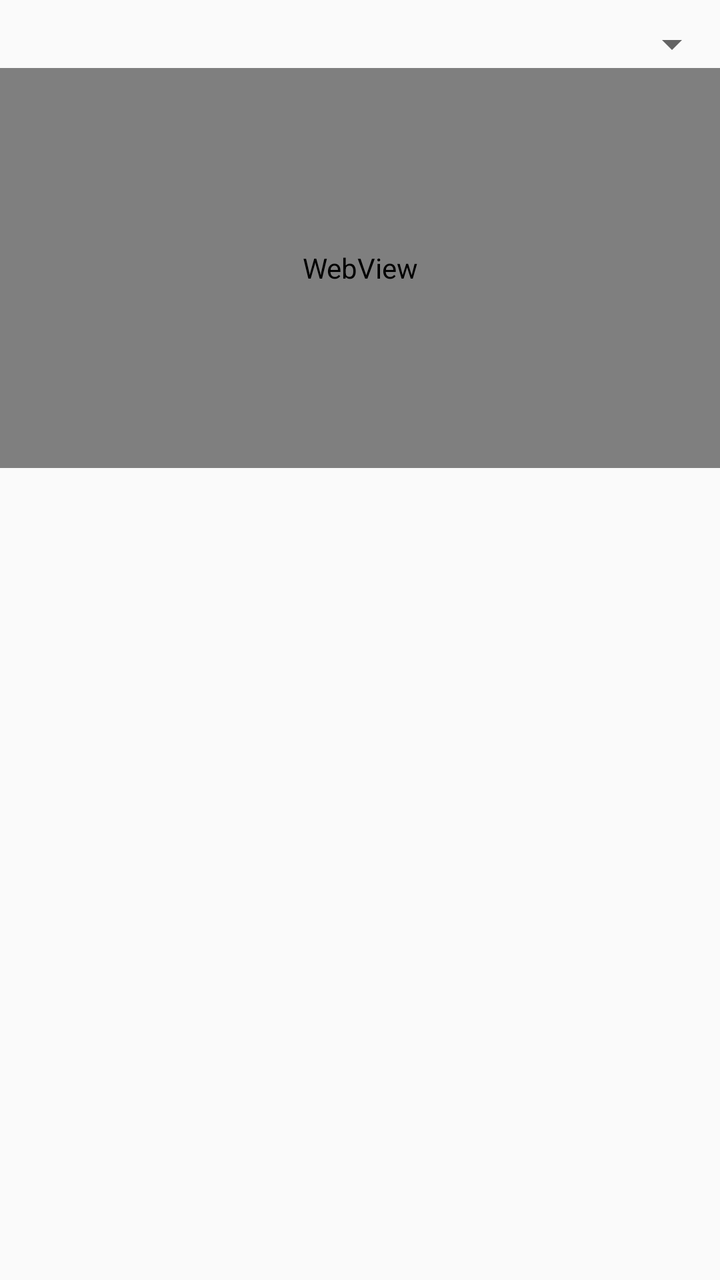
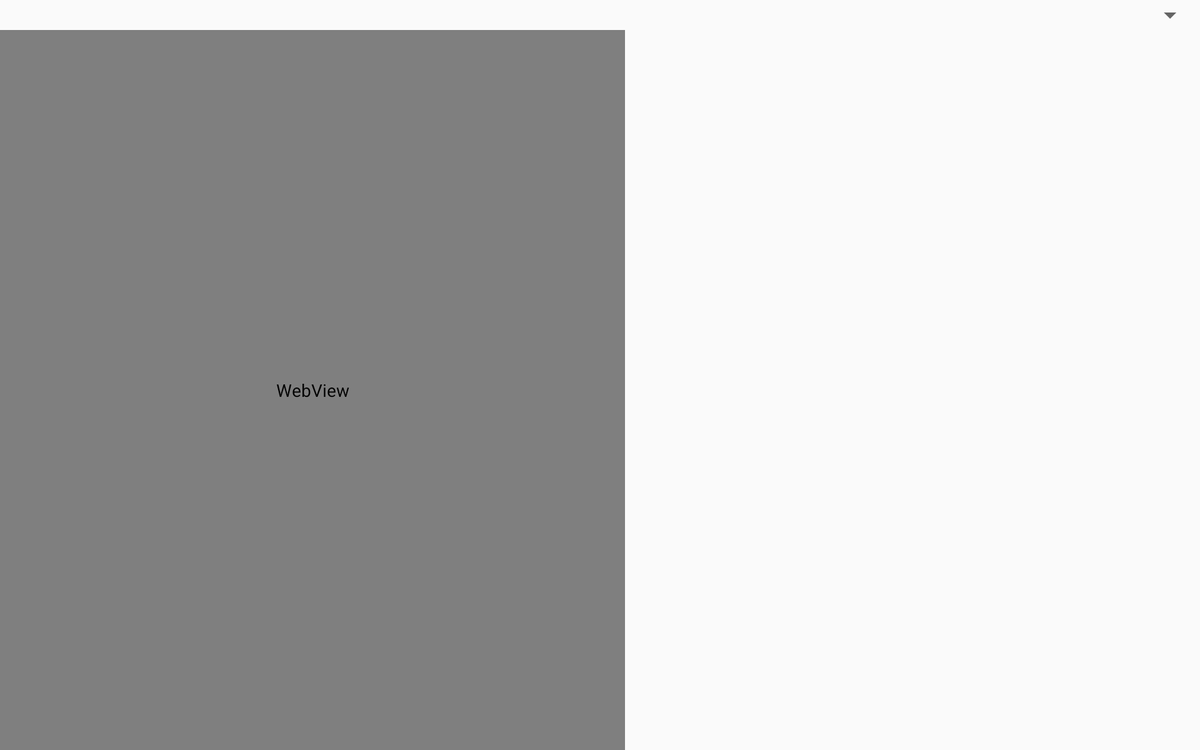

An Android layout and its configuration variant, each rendered on a device that would load it. The default file and the variant file are quoted in full after the pictures.
<!-- AndroidManifest.xml: application theme AppTheme -->
<!-- res/layout/fragment_eguraldi_orok.xml -->
<?xml version="1.0" encoding="utf-8"?>
<LinearLayout xmlns:android="http://schemas.android.com/apk/res/android"
    android:id="@+id/fg_home"
    android:layout_width="match_parent"
    android:layout_height="match_parent"
    android:orientation="vertical" >

    <LinearLayout
        android:layout_width="match_parent"
        android:layout_height="wrap_content"
        android:orientation="vertical" >
        <ImageView
            android:id="@+id/img_logo"
            android:layout_width="match_parent"
            android:layout_height="match_parent"
            android:layout_marginTop="10sp"
			android:layout_gravity="center"
			android:scaleType="fitCenter"          
            android:contentDescription="@string/logo" />
    </LinearLayout>
        <Spinner
            android:id="@+id/spinnerlurraldea"
            android:layout_width="match_parent"
            android:layout_height="wrap_content" />

    <WebView
        android:id="@+id/webVieweguraldiorok"
        android:layout_width="match_parent"
        android:layout_height="200dp" />
    <ListView
        android:id="@android:id/list"
        android:layout_width="match_parent"
        android:layout_height="wrap_content"
        android:divider="@android:color/transparent"
        android:dividerHeight="1dp"
        android:paddingLeft="10dip"
        android:paddingRight="10dip"
        android:paddingTop="1dip" >
    </ListView>
    

</LinearLayout>
<!-- resources referenced by this layout -->
<resources>
  <string name="logo">Logoa</string>
  <style name="AppTheme" parent="AppBaseTheme">
          
      </style>
  <!-- from res/values-v21/ -->
  <style name="AppBaseTheme" parent="android:Theme.Material.Light">
          
          
      <item name="android:colorPrimary">@color/naranja</item>
      
      <item name="android:colorPrimaryDark">@color/naranja_dark</item>
      
      <item name="android:colorAccent">@color/accent</item>
      
      <item name="android:navigationBarColor">@color/naranja</item>
      
      </style>
  <color name="naranja">#e87400</color>
  <color name="naranja_dark">#b04b07</color>
  <color name="accent">#ff7a20</color>
</resources>
<!-- res/layout-sw600dp-land/fragment_eguraldi_orok.xml (the author's variant of the layout above) -->
<!-- drawn on a 7-inch tablet turned sideways -->
<?xml version="1.0" encoding="utf-8"?>
<LinearLayout xmlns:android="http://schemas.android.com/apk/res/android"
    android:id="@+id/fg_home"
    android:layout_width="match_parent"
    android:layout_height="match_parent"
    android:orientation="vertical" >
        <Spinner
            android:id="@+id/spinnerlurraldea"
            android:layout_width="match_parent"
            android:layout_height="wrap_content" />

        <LinearLayout
            android:layout_width="match_parent"
            android:layout_height="match_parent" >

            <WebView
                android:id="@+id/webVieweguraldiorok"
                android:layout_width="500dp"
                android:layout_height="match_parent" />

            <ListView
                android:id="@android:id/list"
                android:layout_width="match_parent"
                android:layout_height="wrap_content"
                android:layout_weight="1"
                android:divider="@android:color/transparent"
                android:dividerHeight="1dp"
                android:paddingLeft="10dip"
                android:paddingRight="10dip"
                android:paddingTop="1dip" >
            </ListView>

        </LinearLayout>
    

</LinearLayout>
<!-- resources referenced by the variant -->
<!-- as a 7-inch tablet turned sideways resolves them -->
<resources>
  <style name="AppTheme" parent="AppBaseTheme">
          
      </style>
  <!-- from res/values-v21/ -->
  <style name="AppBaseTheme" parent="android:Theme.Material.Light">
          
          
      <item name="android:colorPrimary">@color/naranja</item>
      
      <item name="android:colorPrimaryDark">@color/naranja_dark</item>
      
      <item name="android:colorAccent">@color/accent</item>
      
      <item name="android:navigationBarColor">@color/naranja</item>
      
      </style>
  <color name="naranja">#e87400</color>
  <color name="naranja_dark">#b04b07</color>
  <color name="accent">#ff7a20</color>
</resources>
